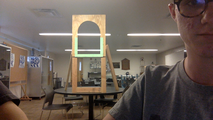
#> input picture theGreenGoal.png, 213 x 120 px, shrunk from 1280 x 720 before the run, found by its file name
$ python imCamCrossYourFingers.py
#> lines starting #> are read from the running program, lines starting #| are printed output that depends on the picture; after the words box and inside, x2 and y2 are one past the last pixel; in counts of white or black regions, pixels touching at a corner belong together; long printed decimals are rounded
import numpy as np
import cv2
import random
import math

def main():

    img = cv2.imread('/Users/Nolan/Documents/theGreenGoal.png')
#> img is the input picture: shape (120, 213, 3); mean B, G, R 86.1, 94.1, 106
    img2 = cv2.imread('/Users/Nolan/Documents/theGreenGoal.png')
    imgToMatch = cv2.imread('/Users/Nolan/Documents/frcGOAL.png')
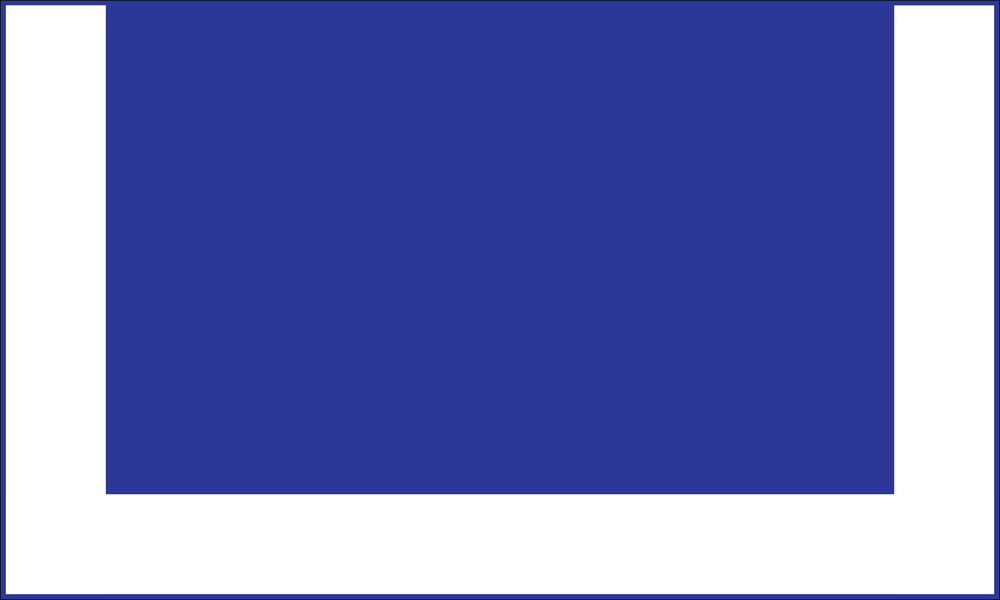
#> input picture frcGOAL.png, 1000 x 600 px, shrunk from 6004 x 3604 before the run, found by its file name
#> imgToMatch is the input picture: shape (600, 1000, 3); mean B, G, R 183.2, 121, 112.3

    hsv = cv2.cvtColor(img, cv2.COLOR_BGR2HSV)
#> hsv: shape (120, 213, 3); mean H, S, V 45.6, 57, 107.1

    lower_green = np.array([50, 50, 120])
    upper_green = np.array([70, 255, 255])

    mask = cv2.inRange(hsv, lower_green, upper_green)
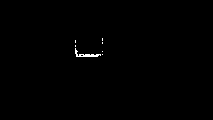
#> mask: shape (120, 213); 0.34% white in thin lines or dots, all inside (x1, y1, x2, y2) = (75, 38, 103, 57)

    cv2.imwrite("/Users/Nolan/Documents/theMask.png", mask)

    res = cv2.bitwise_and(img,img, mask= mask)

    cv2.imwrite("/Users/Nolan/Documents/theRES.png", res)

    edges = cv2.Canny(res,50,150,apertureSize = 3)
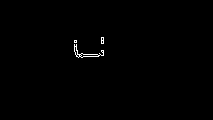
#> edges: shape (120, 213); 0.43% white in thin lines or dots, all inside (x1, y1, x2, y2) = (74, 37, 104, 58)
    edges1 = cv2.Canny(imgToMatch,50,150,apertureSize = 3)
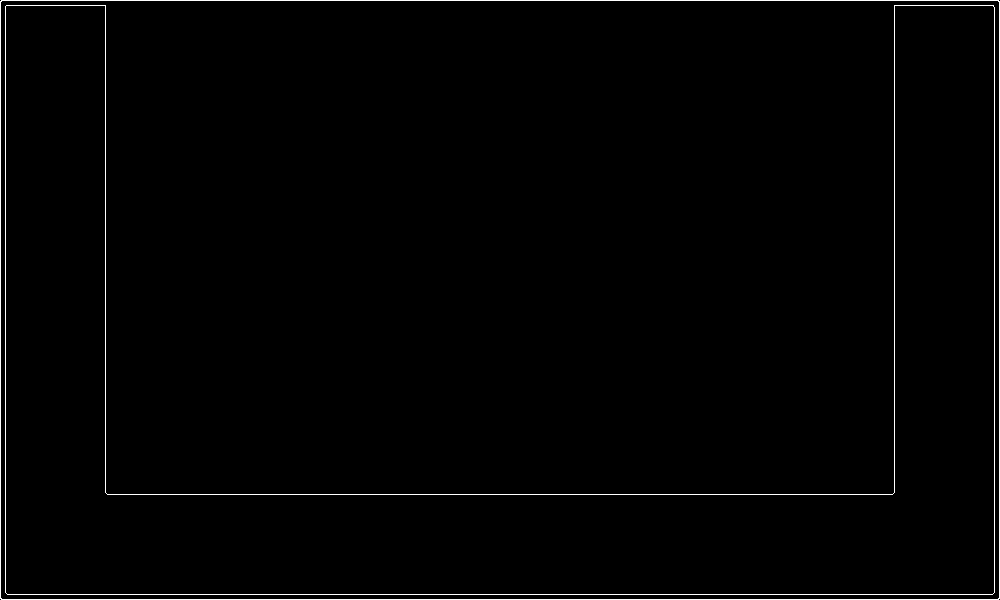
#> edges1: shape (600, 1000); 1.2% white in thin lines or dots

    cv2.imwrite("/Users/Nolan/Documents/theEdges.png", edges)

    contours, hierarchy = cv2.findContours(edges, cv2.RETR_LIST, cv2.CHAIN_APPROX_TC89_KCOS)
#> contours = 11 contours, 9 with area under 20; largest, box (x1, y1, x2, y2) and area: (74, 44, 104, 58) 84, (80, 53, 99, 57) 27
    contours1, hierarchy1 = cv2.findContours(edges1, cv2.RETR_LIST, cv2.CHAIN_APPROX_TC89_KCOS)
#> contours1 = 4 contours; box (x1, y1, x2, y2) and area: (0, 0, 1000, 600) 598393, (0, 0, 1000, 600) 596805, (5, 5, 995, 595) 196649, (5, 5, 995, 595) 196112

    goalNum = 0
    contour1 = contours1[1]
#> contour1 = contour of 13 points, box (x1, y1, x2, y2) (5, 5, 995, 595), area 196649

    potGoalSpot = []
    potGoalNum = []

    for i in range(0, len(contours)):
        contour = contours[i]
        M = cv2.moments(contour)
        if M['m00'] <= 50:
            continue
        cx = int(M['m10']/M['m00'])
        cy = int(M['m01']/M['m00'])
        area = str(M['m00'])
        b = random.randint(128, 255)
        g = random.randint(128, 255)
        r = random.randint(128, 255)
        cv2.drawContours(img, contours, i, [b, g, r], 5)
        cv2.putText(img, area,(cx, cy), cv2.FONT_HERSHEY_SIMPLEX, .5,(r, g, b),2)
        matching = cv2.matchShapes(contour1,contour,1,0.0)
        potGoalSpot.append(i)
        potGoalNum.append(matching)
        print(matching, i)
#> this loop made 11 passes
#> contour on passes 1, 2, 4, 7, 8, 9, 10, 11: [[80, 56]], [[76, 55], [78, 57]], [[102, 52]], [[102, 40], [102, 43]], [[75, 42]], [[74, 40], [74, 42], [76, 42], [76, 40]], [[102, 37], [102, 40]], [[101, 37], [101, 43], [103, 43], [103, 37]]
#> (cx, cy, area, b, g, r, matching) on pass 6: (85, 53, '84.5', 226, 235, 138, 80.71)
#| 80.711 5
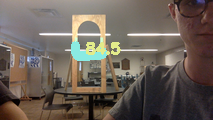
#> img: shape (120, 213, 3); 2.39% of pixels changed, all inside (x1, y1, x2, y2) = (71, 41, 121, 61)
#> after the loop, potGoalNum = [80.71]; potGoalSpot = [5]

    print("************Potential goal at spot ", potGoalSpot[min(xrange(len(potGoalNum)),key=potGoalNum.__getitem__)], " and with number ", min(potGoalNum))
#| ************Potential goal at spot  5  and with number  80.711

    whitePixels = 0

    contour = contours[potGoalSpot[min(xrange(len(potGoalNum)),key=potGoalNum.__getitem__)]]
#> contour = contour of 19 points, box (x1, y1, x2, y2) (74, 44, 104, 58), area 84
    cv2.drawContours(img2, contours, potGoalSpot[min(xrange(len(potGoalNum)),key=potGoalNum.__getitem__)], [0, 0, 255], 1)
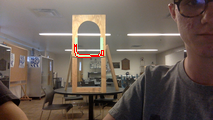
#> img2: shape (120, 213, 3); 0.34% of pixels changed, all inside (x1, y1, x2, y2) = (74, 44, 104, 58)

    img2[contour[0][0][1], contour[0][0][0]] = [255, 0, 0]
#> img2: shape (120, 213, 3); under 0.01% of pixels changed, all inside (x1, y1, x2, y2) = (74, 44, 75, 45)

    # Finds the highest x value in the contour array
    newHigh = 0
    newHighSpot = 0
    isHigh = False
    for j in range(0, len(contour)):
        newHigh = contour[j][0][0]
        newHighSpot = j
        for k in range(0, len(contour)):
            if newHigh >= contour[k][0][0]:
                isHigh = True
            else:
                isHigh = False
                break
        if isHigh == True:
            break
#> this loop made 9 passes
#> newHigh on passes 1 to 9: 74, 74, 75, 76, 78, 82, 98, 101, 103
    if isHigh == True:
        print(contour[newHighSpot][0][0])
#| 103

    # Finds the lowest x value in the countour array
    newLow = 0
    newLowSpot = 0
    isLow = False
    for l in range(0, len(contour)):
        newLow = contour[l][0][0]
        newLowSpot = l
        for m in range(0, len(contour)):
            if newLow <= contour[m][0][0]:
                isLow = True
            else:
                isLow = False
                break
        if isLow == True:
            break
#> this loop made 1 pass
#> (newLow, newLowSpot) on pass 1: (74, 0)
    if isLow == True:
        print(contour[newLowSpot][0][0])
#| 74

    pixelD = newHigh - newLow
#> pixelD = 29

    print("* ", pixelD)
#| *  29

    cv2.imwrite("/Users/Nolan/Documents/theContors.png", img)
    cv2.imwrite("/Users/Nolan/Documents/theContorsWithOne.png", img2)


    # Distance to an object, everythin in mm or pixels
    focalLength = 1.0 # Will change for every camera, 1.0 is not correct, in mm
    goalWidthReal = 457.2 # real width of goal in mm. 1.5 ft
    imageWidth = 1000 # Will change for every camera, 1000 is not correct, in pixels
    goalWidthPixels = pixelD # Determined above
#> goalWidthPixels = 29
    sensorWidth = 1.0 # Will change for every camera, 1.0 is not correct, in mm

    distanceToObject = (focalLength * goalWidthReal * imageWidth) / (goalWidthPixels * sensorWidth)
#> distanceToObject = 15765.5

    print(distanceToObject, " distance to object")
#| 15765.517  distance to object

    height, width, channels = img.shape
#> height = 120; width = 213; channels = 3

    print(contour[newHighSpot][0][1], contour[newLowSpot][0][1])
#| 55 44


    #This finds the lowest y value in the contour array
    newLowHeight = 0
    newLowSpotHeight = 0
    isLowHeight = False
    for l in range(0, len(contour)):
        newLowHeight = contour[l][0][1]
        newLowSpotHeight = l
        for m in range(0, len(contour)):
            if newLowHeight >= contour[m][0][1]:
                isLowHeight = True
            else:
                isLowHeight = False
                break
        if isLowHeight == True:
            break
#> this loop made 5 passes
#> newLowHeight on passes 1 to 5: 44, 51, 54, 56, 57
    if isLowHeight == True:
        print(contour[newLowSpotHeight][0][1], "newLowHeight")
#| 57 newLowHeight


    # Finds distance in pixels bewteen center of screen and newLowSpotHeight... found above
    toHeight = contour[newLowSpotHeight][0][1]
#> toHeight = 57

    print(toHeight, "toHeight")
#| 57 toHeight

    if toHeight < (height / 2):
        yFromCenter = (height / 2) - (toHeight)
#> yFromCenter = 3
    else:
        yFromCenter = (toHeight) - (height / 2)

    print(yFromCenter, "y from center")
#| 3.0 y from center


    # Finds the the y angle the goal is at above or below the aready pre-existing set angle
    yCorrectReal = (goalWidthReal * yFromCenter) / goalWidthPixels
#> yCorrectReal = 47.3
    print(yCorrectReal)
#| 47.297
    yToCorrectAngle = (np.arcsin((1930.4 + yCorrectReal) / distanceToObject))
#> yToCorrectAngle = 0.126
    print(yToCorrectAngle, " y angle")
#| 0.1258  y angle


    # Finds the distance in pixels between the center of the screen and newHighSpot... found in the first set of for loops
    toWidth = ((contour[newHighSpot][0][0] + contour[newLowSpot][0][0]) / 2)
#> toWidth = 88.5

    if toWidth < width / 2:
        xFromCenter = (width / 2) - ((contour[newHighSpot][0][0] + contour[newLowSpot][0][0]) / 2)
#> xFromCenter = 18
    elif toWidth > height / 2:
        xFromCenter = ((contour[newHighSpot][0][0] + contour[newLowSpot][0][0]) / 2) - (width / 2)
    else:
        xFromCenter = 0

    print(xFromCenter, "x from center")
#| 18.0 x from center


    # Finds the x angle the goal is at relative to where the robot is pointing
    xToCorrectReal = (goalWidthReal * xFromCenter) / goalWidthPixels
#> xToCorrectReal = 283.8
    print(xToCorrectReal) / distanceToObject
#| 283.779
    xToCorrectAngle = np.arcsin(xToCorrectReal / distanceToObject)
    print(xToCorrectAngle, " x angle")

    groundDistance = math.sqrt((distanceToObject * distanceToObject) - ((1930.4 + yCorrectReal) * (1930.4 + yCorrectReal)))
    print(groundDistance, "**************")


if __name__ == '__main__':
#> (the run stopped early here; a loop or call above may not have finished)
